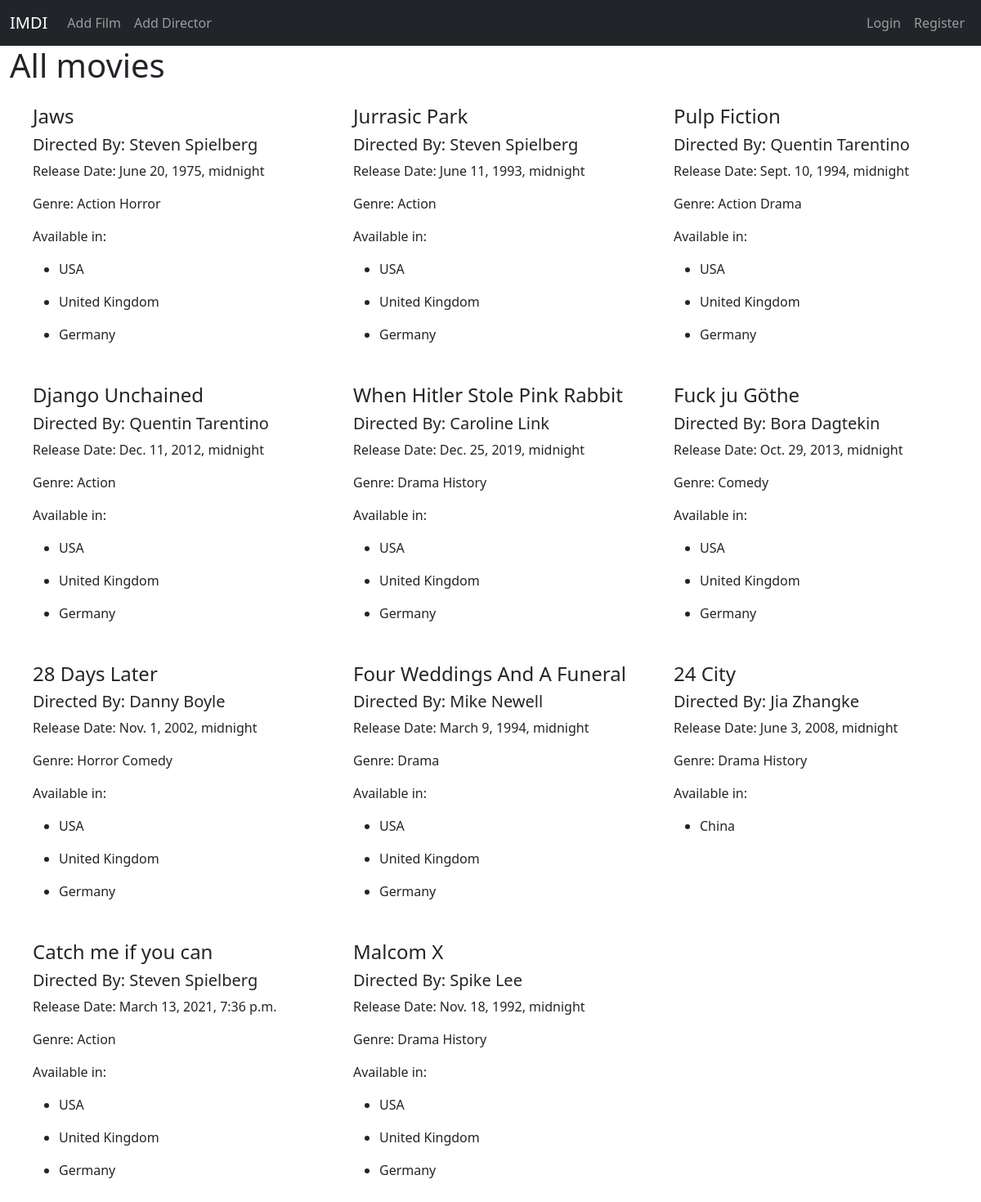
Page /homepage/ on the committed database.
### film_app/models.py (models this page shows, shortened)
class Film(models.Model):
    title = models.CharField(max_length=50)
    release_date = models.DateTimeField(default=now, editable=True)
    created_in_country = models.ForeignKey(Country, on_delete=models.SET_NULL, null=True, related_name='film_created')
    available_in_countries = models.ManyToManyField(Country, related_name='film_available')
    category = models.ManyToManyField(Category)
    director = models.ManyToManyField(Director)

class Director(models.Model):
    fname = models.CharField(max_length=50)
    lname = models.CharField(max_length=50)

class Category(models.Model):
    name = models.CharField(max_length=50)
    def __str__(self):
        return f'{self.name}'

class Country(models.Model):
    name = models.CharField(max_length=50)
    def __str__(self):
        return f'{self.name}'

### film_app/views.py (the view)
# urls.py: path('homepage/', views.homepage, name='homepage'),
def homepage(request):
    films = Film.objects.all()
    context = {
        'films': films
    }
    return render(request, 'homepage.html', context)

### film_app/templates/homepage.html (shortened to what this page needs)
{% extends 'partials/base.html' %}
{% block content %}
{% include 'partials/navbar.html' %}
<div class="container-fluid">
    <h1>All movies</h1>
    <div class="container-fluid">
        <div class="row">
            {% for film in films %}
            <div class="col-md-4">
                <div class="card-body">
                    <h4 class="card-title"> {{film.title}} </h4>
                    <h5 class="card-title">
                        {% for director in film.director.all %}
                         Directed By: {{director.fname}} {{director.lname}}
                        {% endfor %}
                    </h5>
                    <p class="card-text"> Release Date: {{film.release_date}}</p>
                    <p class="card-text">Genre:
                        {% for category in film.category.all %}
                            {{category}}
                        {% endfor %}
                    </p>
                    <p class="card-text">Available in:
                        {% for country in film.available_in_countries.all %}
                        <ul>
                            <li>
                            {{country}}
                            </li>
                        </ul>
                        {% endfor %}
                    </p>
                </div>
            </div>
            {% endfor %}
        </div>
    </div>
</div>
{% endblock %}

### film_app/templates/partials/base.html (shortened to what this page needs)
<!DOCTYPE html>
<html lang="en">
<head>
    <link href="https://cdn.jsdelivr.net/npm/bootstrap@5.0.0-beta2/dist/css/bootstrap.min.css" rel="stylesheet">
</head>
<body>
    {% block content %}
    {% endblock %}
</body>
</html>

### film_app/templates/partials/navbar.html (shortened to what this page needs)
<nav class="navbar navbar-expand-lg navbar-dark bg-dark">
    <div class="container-fluid">
      <a class="navbar-brand" href="{% url 'homepage' %}">IMDI</a>
      <div class="collapse navbar-collapse" id="navbarNav">
        <ul class="navbar-nav">
          <li class="nav-item">
            <a class="nav-link" aria-current="page" href="{% url 'AddFilm' %}">Add Film</a>
          </li>
          <li class="nav-item">
            <a class="nav-link" aria-current="page" href="{% url 'AddDirector' %}">Add Director</a>
          </li>
        </ul>
      </div>
      <div class="d-flex">
        <ul class="navbar-nav">
          {% if user.is_authenticated %}
            <li class="nav-item">
              <a class="nav-link" aria-current="page" href="{% url 'logout' %}">Logout</a>
          </li>
          {% else %}
            <li class="nav-item">
              <a class="nav-link" aria-current="page" href="{% url 'login' %}">Login</a>
            </li>
            <li class="nav-item">
              <a class="nav-link" aria-current="page" href="{% url 'signup' %}">Register</a>
            </li>
          {% endif %}
        </ul>
      </div>
    </div>
  </nav>

### rows in the picture
Film: title "Jaws", release_date "June 20, 1975, midnight"
Director: fname "Steven", lname "Spielberg"
Category: name "Action"
Category: name "Horror"
Country: name "USA"
Country: name "United Kingdom"
Country: name "Germany"
Film: title "Jurrasic Park", release_date "June 11, 1993, midnight"
Film: title "Pulp Fiction", release_date "Sept. 10, 1994, midnight"
Director: fname "Quentin", lname "Tarentino"
Category: name "Drama"
Film: title "Django Unchained", release_date "Dec. 11, 2012, midnight"
Film: title "When Hitler Stole Pink Rabbit", release_date "Dec. 25, 2019, midnight"
Director: fname "Caroline", lname "Link"
Category: name "History"
Film: title "Fuck ju Göthe", release_date "Oct. 29, 2013, midnight"
Director: fname "Bora", lname "Dagtekin"
Category: name "Comedy"
Film: title "28 Days Later", release_date "Nov. 1, 2002, midnight"
Director: fname "Danny", lname "Boyle"
Film: title "Four Weddings And A Funeral", release_date "March 9, 1994, midnight"
Director: fname "Mike", lname "Newell"
Film: title "24 City", release_date "June 3, 2008, midnight"
Director: fname "Jia", lname "Zhangke"
Country: name "China"
Film: title "Catch me if you can", release_date "March 13, 2021, 7:36 p.m."
Film: title "Malcom X", release_date "Nov. 18, 1992, midnight"
Director: fname "Spike", lname "Lee"
